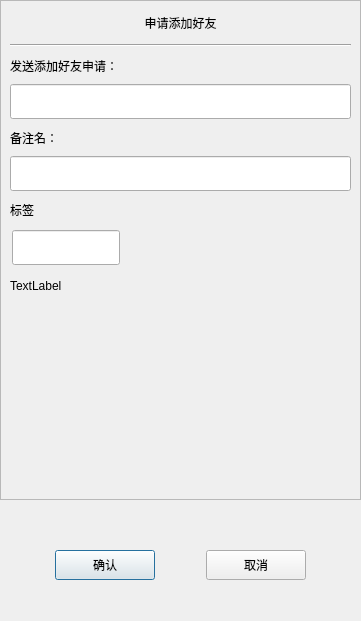
<?xml version="1.0" encoding="UTF-8"?>
<ui version="4.0">
 <class>ApplyFriend</class>
 <widget class="QDialog" name="ApplyFriend">
  <property name="geometry">
   <rect>
    <x>0</x>
    <y>0</y>
    <width>361</width>
    <height>621</height>
   </rect>
  </property>
  <property name="minimumSize">
   <size>
    <width>361</width>
    <height>621</height>
   </size>
  </property>
  <property name="maximumSize">
   <size>
    <width>361</width>
    <height>621</height>
   </size>
  </property>
  <property name="windowTitle">
   <string>Dialog</string>
  </property>
  <layout class="QVBoxLayout" name="verticalLayout">
   <property name="spacing">
    <number>0</number>
   </property>
   <property name="leftMargin">
    <number>0</number>
   </property>
   <property name="topMargin">
    <number>0</number>
   </property>
   <property name="rightMargin">
    <number>0</number>
   </property>
   <property name="bottomMargin">
    <number>0</number>
   </property>
   <item>
    <widget class="QScrollArea" name="scrollArea">
     <property name="minimumSize">
      <size>
       <width>0</width>
       <height>500</height>
      </size>
     </property>
     <property name="widgetResizable">
      <bool>true</bool>
     </property>
     <widget class="QWidget" name="scrollcontent">
      <property name="geometry">
       <rect>
        <x>0</x>
        <y>0</y>
        <width>359</width>
        <height>498</height>
       </rect>
      </property>
      <layout class="QVBoxLayout" name="verticalLayout_2">
       <property name="spacing">
        <number>0</number>
       </property>
       <property name="leftMargin">
        <number>0</number>
       </property>
       <property name="rightMargin">
        <number>0</number>
       </property>
       <item>
        <widget class="QLabel" name="apply_lb">
         <property name="minimumSize">
          <size>
           <width>0</width>
           <height>25</height>
          </size>
         </property>
         <property name="maximumSize">
          <size>
           <width>16777215</width>
           <height>25</height>
          </size>
         </property>
         <property name="text">
          <string>申请添加好友</string>
         </property>
         <property name="alignment">
          <set>Qt::AlignCenter</set>
         </property>
        </widget>
       </item>
       <item>
        <widget class="QWidget" name="apply_wid" native="true">
         <layout class="QVBoxLayout" name="verticalLayout_3">
          <item>
           <widget class="Line" name="line">
            <property name="orientation">
             <enum>Qt::Horizontal</enum>
            </property>
           </widget>
          </item>
          <item>
           <widget class="QLabel" name="label">
            <property name="minimumSize">
             <size>
              <width>0</width>
              <height>25</height>
             </size>
            </property>
            <property name="maximumSize">
             <size>
              <width>16777215</width>
              <height>25</height>
             </size>
            </property>
            <property name="text">
             <string>发送添加好友申请：</string>
            </property>
           </widget>
          </item>
          <item>
           <widget class="CustomizeEdit" name="name_ed">
            <property name="minimumSize">
             <size>
              <width>0</width>
              <height>35</height>
             </size>
            </property>
            <property name="maximumSize">
             <size>
              <width>16777215</width>
              <height>35</height>
             </size>
            </property>
           </widget>
          </item>
          <item>
           <widget class="QLabel" name="label_2">
            <property name="minimumSize">
             <size>
              <width>0</width>
              <height>25</height>
             </size>
            </property>
            <property name="maximumSize">
             <size>
              <width>16777215</width>
              <height>25</height>
             </size>
            </property>
            <property name="text">
             <string>备注名：</string>
            </property>
           </widget>
          </item>
          <item>
           <widget class="CustomizeEdit" name="back_ed">
            <property name="minimumSize">
             <size>
              <width>0</width>
              <height>35</height>
             </size>
            </property>
            <property name="maximumSize">
             <size>
              <width>16777215</width>
              <height>35</height>
             </size>
            </property>
           </widget>
          </item>
          <item>
           <widget class="QLabel" name="label_3">
            <property name="minimumSize">
             <size>
              <width>0</width>
              <height>25</height>
             </size>
            </property>
            <property name="maximumSize">
             <size>
              <width>16777215</width>
              <height>25</height>
             </size>
            </property>
            <property name="text">
             <string>标签</string>
            </property>
           </widget>
          </item>
          <item>
           <widget class="QWidget" name="lb_group_wid" native="true">
            <property name="minimumSize">
             <size>
              <width>0</width>
              <height>50</height>
             </size>
            </property>
            <layout class="QVBoxLayout" name="verticalLayout_4">
             <property name="spacing">
              <number>0</number>
             </property>
             <property name="leftMargin">
              <number>0</number>
             </property>
             <property name="topMargin">
              <number>0</number>
             </property>
             <property name="rightMargin">
              <number>0</number>
             </property>
             <property name="bottomMargin">
              <number>0</number>
             </property>
             <item>
              <widget class="QWidget" name="gridWidget" native="true">
               <property name="minimumSize">
                <size>
                 <width>0</width>
                 <height>40</height>
                </size>
               </property>
               <property name="maximumSize">
                <size>
                 <width>16777215</width>
                 <height>40</height>
                </size>
               </property>
               <widget class="CustomizeEdit" name="lb_ed">
                <property name="geometry">
                 <rect>
                  <x>2</x>
                  <y>2</y>
                  <width>108</width>
                  <height>35</height>
                 </rect>
                </property>
                <property name="maximumSize">
                 <size>
                  <width>16777215</width>
                  <height>35</height>
                 </size>
                </property>
               </widget>
              </widget>
             </item>
             <item>
              <widget class="QWidget" name="input_tip_wid" native="true">
               <property name="minimumSize">
                <size>
                 <width>0</width>
                 <height>35</height>
                </size>
               </property>
               <property name="maximumSize">
                <size>
                 <width>16777215</width>
                 <height>35</height>
                </size>
               </property>
               <layout class="QVBoxLayout" name="verticalLayout_5">
                <property name="spacing">
                 <number>0</number>
                </property>
                <property name="leftMargin">
                 <number>0</number>
                </property>
                <property name="topMargin">
                 <number>0</number>
                </property>
                <property name="rightMargin">
                 <number>0</number>
                </property>
                <property name="bottomMargin">
                 <number>0</number>
                </property>
                <item>
                 <widget class="ClickedOnceLabel" name="tip_lb">
                  <property name="text">
                   <string>TextLabel</string>
                  </property>
                 </widget>
                </item>
               </layout>
              </widget>
             </item>
             <item>
              <widget class="QWidget" name="widget" native="true">
               <property name="minimumSize">
                <size>
                 <width>0</width>
                 <height>60</height>
                </size>
               </property>
               <layout class="QHBoxLayout" name="horizontalLayout_2">
                <property name="leftMargin">
                 <number>0</number>
                </property>
                <property name="topMargin">
                 <number>0</number>
                </property>
                <property name="rightMargin">
                 <number>0</number>
                </property>
                <property name="bottomMargin">
                 <number>0</number>
                </property>
                <item>
                 <widget class="QWidget" name="lb_list" native="true">
                  <property name="minimumSize">
                   <size>
                    <width>287</width>
                    <height>50</height>
                   </size>
                  </property>
                  <property name="maximumSize">
                   <size>
                    <width>287</width>
                    <height>16777215</height>
                   </size>
                  </property>
                 </widget>
                </item>
                <item>
                 <widget class="QWidget" name="more_lb_wid" native="true">
                  <property name="minimumSize">
                   <size>
                    <width>30</width>
                    <height>0</height>
                   </size>
                  </property>
                  <property name="maximumSize">
                   <size>
                    <width>30</width>
                    <height>16777215</height>
                   </size>
                  </property>
                  <layout class="QVBoxLayout" name="verticalLayout_6">
                   <property name="spacing">
                    <number>0</number>
                   </property>
                   <property name="leftMargin">
                    <number>0</number>
                   </property>
                   <property name="topMargin">
                    <number>0</number>
                   </property>
                   <property name="rightMargin">
                    <number>0</number>
                   </property>
                   <property name="bottomMargin">
                    <number>0</number>
                   </property>
                   <item>
                    <spacer name="verticalSpacer_3">
                     <property name="orientation">
                      <enum>Qt::Vertical</enum>
                     </property>
                     <property name="sizeHint" stdset="0">
                      <size>
                       <width>20</width>
                       <height>40</height>
                      </size>
                     </property>
                    </spacer>
                   </item>
                   <item>
                    <widget class="ClickedOnceLabel" name="more_lb">
                     <property name="minimumSize">
                      <size>
                       <width>25</width>
                       <height>25</height>
                      </size>
                     </property>
                     <property name="maximumSize">
                      <size>
                       <width>25</width>
                       <height>25</height>
                      </size>
                     </property>
                     <property name="text">
                      <string/>
                     </property>
                    </widget>
                   </item>
                   <item>
                    <spacer name="verticalSpacer_4">
                     <property name="orientation">
                      <enum>Qt::Vertical</enum>
                     </property>
                     <property name="sizeHint" stdset="0">
                      <size>
                       <width>20</width>
                       <height>40</height>
                      </size>
                     </property>
                    </spacer>
                   </item>
                  </layout>
                 </widget>
                </item>
               </layout>
              </widget>
             </item>
            </layout>
           </widget>
          </item>
         </layout>
        </widget>
       </item>
      </layout>
     </widget>
    </widget>
   </item>
   <item>
    <spacer name="verticalSpacer_2">
     <property name="orientation">
      <enum>Qt::Vertical</enum>
     </property>
     <property name="sizeType">
      <enum>QSizePolicy::Fixed</enum>
     </property>
     <property name="sizeHint" stdset="0">
      <size>
       <width>20</width>
       <height>40</height>
      </size>
     </property>
    </spacer>
   </item>
   <item>
    <widget class="QWidget" name="apply_sure_wid" native="true">
     <property name="minimumSize">
      <size>
       <width>0</width>
       <height>50</height>
      </size>
     </property>
     <layout class="QHBoxLayout" name="horizontalLayout">
      <item>
       <spacer name="horizontalSpacer">
        <property name="orientation">
         <enum>Qt::Horizontal</enum>
        </property>
        <property name="sizeHint" stdset="0">
         <size>
          <width>40</width>
          <height>20</height>
         </size>
        </property>
       </spacer>
      </item>
      <item>
       <widget class="ClickedBtn" name="sure_btn">
        <property name="minimumSize">
         <size>
          <width>100</width>
          <height>30</height>
         </size>
        </property>
        <property name="text">
         <string>确认</string>
        </property>
       </widget>
      </item>
      <item>
       <spacer name="horizontalSpacer_2">
        <property name="orientation">
         <enum>Qt::Horizontal</enum>
        </property>
        <property name="sizeHint" stdset="0">
         <size>
          <width>40</width>
          <height>20</height>
         </size>
        </property>
       </spacer>
      </item>
      <item>
       <widget class="ClickedBtn" name="cancel_btn">
        <property name="minimumSize">
         <size>
          <width>100</width>
          <height>30</height>
         </size>
        </property>
        <property name="text">
         <string>取消</string>
        </property>
       </widget>
      </item>
      <item>
       <spacer name="horizontalSpacer_3">
        <property name="orientation">
         <enum>Qt::Horizontal</enum>
        </property>
        <property name="sizeHint" stdset="0">
         <size>
          <width>40</width>
          <height>20</height>
         </size>
        </property>
       </spacer>
      </item>
     </layout>
    </widget>
   </item>
   <item>
    <spacer name="verticalSpacer">
     <property name="orientation">
      <enum>Qt::Vertical</enum>
     </property>
     <property name="sizeHint" stdset="0">
      <size>
       <width>20</width>
       <height>40</height>
      </size>
     </property>
    </spacer>
   </item>
  </layout>
 </widget>
 <customwidgets>
  <customwidget>
   <class>ClickedBtn</class>
   <extends>QPushButton</extends>
   <header location="global">clickedbtn.h</header>
  </customwidget>
  <customwidget>
   <class>CustomizeEdit</class>
   <extends>QLineEdit</extends>
   <header location="global">customizeedit.h</header>
  </customwidget>
  <customwidget>
   <class>ClickedOnceLabel</class>
   <extends>QLabel</extends>
   <header>clickedoncelabel.h</header>
  </customwidget>
 </customwidgets>
 <resources/>
 <connections/>
</ui>
